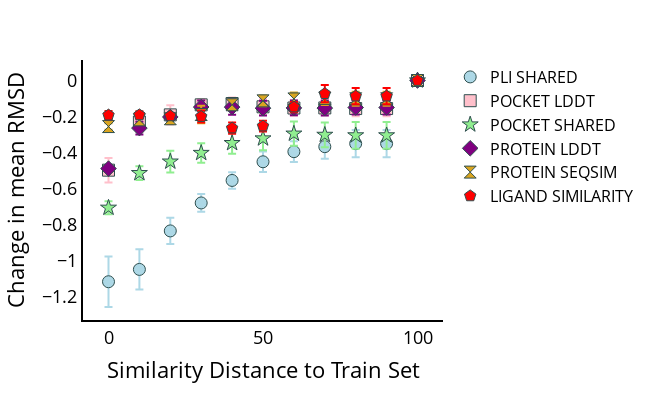

Notebook cell for this chart:
### Code cell
plot_leakage_vs_perfomance(df_report, analysis_Y='delRMSD')

### Figure 1 — Plotly figure (JSON) as saved in the notebook; plotly's stock layout.template omitted (floating-point values rounded to 4 significant figures)
{"data": [{"error_y": {"array": [0.1399, 0.1112, 0.07298, 0.04938, 0.04569, 0.05657, 0.05708, 0.0667, 0.07487, 0.07487, 0]}, "hovertemplate": "Metric=PLI SHARED<br>Similarity Distance to Train Set=%{x}<br>Change in mean RMSD=%{y}<extra></extra>", "legendgroup": "PLI SHARED", "marker": {"color": "lightblue", "line": {"color": "DarkSlateGrey", "width": 1}, "size": 12, "symbol": "circle"}, "mode": "markers", "name": "PLI SHARED", "orientation": "v", "showlegend": true, "type": "scatter", "x": [0, 10, 20, 30, 40, 50, 60, 70, 80, 90, 100], "xaxis": "x", "y": [-1.115, -1.046, -0.8331, -0.6782, -0.5535, -0.4502, -0.3942, -0.3664, -0.3496, -0.3496, 0], "yaxis": "y"}, {"error_y": {"array": [0.06798, 0.05346, 0.05313, 0.03229, 0.03321, 0.04151, 0.04303, 0.04116, 0.04234, 0.04234, 0]}, "hovertemplate": "Metric=POCKET LDDT<br>Similarity Distance to Train Set=%{x}<br>Change in mean RMSD=%{y}<extra></extra>", "legendgroup": "POCKET LDDT", "marker": {"color": "pink", "line": {"color": "DarkSlateGrey", "width": 1}, "size": 12, "symbol": "square"}, "mode": "markers", "name": "POCKET LDDT", "orientation": "v", "showlegend": true, "type": "scatter", "x": [0, 10, 20, 30, 40, 50, 60, 70, 80, 90, 100], "xaxis": "x", "y": [-0.4967, -0.23, -0.1903, -0.1348, -0.1274, -0.1457, -0.1523, -0.1519, -0.1554, -0.1554, 0], "yaxis": "y"}, {"error_y": {"array": [0.03601, 0.03845, 0.05985, 0.05431, 0.05847, 0.0655, 0.06709, 0.06811, 0.07396, 0.07396, 0]}, "hovertemplate": "Metric=POCKET SHARED<br>Similarity Distance to Train Set=%{x}<br>Change in mean RMSD=%{y}<extra></extra>", "legendgroup": "POCKET SHARED", "marker": {"color": "lightgreen", "line": {"color": "DarkSlateGrey", "width": 1}, "size": 12, "symbol": "star"}, "mode": "markers", "name": "POCKET SHARED", "orientation": "v", "showlegend": true, "type": "scatter", "x": [0, 10, 20, 30, 40, 50, 60, 70, 80, 90, 100], "xaxis": "x", "y": [-0.7049, -0.5131, -0.4494, -0.4015, -0.3468, -0.3211, -0.2945, -0.3011, -0.304, -0.304, 0], "yaxis": "y"}, {"error_y": {"array": [0.009097, 0.03543, 0.004855, 0.03631, 0.04188, 0.04099, 0.04107, 0.04154, 0.03826, 0.03826, 0]}, "hovertemplate": "Metric=PROTEIN LDDT<br>Similarity Distance to Train Set=%{x}<br>Change in mean RMSD=%{y}<extra></extra>", "legendgroup": "PROTEIN LDDT", "marker": {"color": "purple", "line": {"color": "DarkSlateGrey", "width": 1}, "size": 12, "symbol": "diamond"}, "mode": "markers", "name": "PROTEIN LDDT", "orientation": "v", "showlegend": true, "type": "scatter", "x": [0, 10, 20, 30, 40, 50, 60, 70, 80, 90, 100], "xaxis": "x", "y": [-0.4879, -0.2637, -0.202, -0.1472, -0.1474, -0.1533, -0.1519, -0.1527, -0.1497, -0.1497, 0], "yaxis": "y"}, {"error_y": {"array": [0.01796, 0.02373, 0.02932, 0.04832, 0.02708, 0.02926, 0.03619, 0.03682, 0.03837, 0.03837, 0]}, "hovertemplate": "Metric=PROTEIN SEQSIM<br>Similarity Distance to Train Set=%{x}<br>Change in mean RMSD=%{y}<extra></extra>", "legendgroup": "PROTEIN SEQSIM", "marker": {"color": "goldenrod", "line": {"color": "DarkSlateGrey", "width": 1}, "size": 12, "symbol": "hourglass"}, "mode": "markers", "name": "PROTEIN SEQSIM", "orientation": "v", "showlegend": true, "type": "scatter", "x": [0, 10, 20, 30, 40, 50, 60, 70, 80, 90, 100], "xaxis": "x", "y": [-0.2551, -0.218, -0.212, -0.1884, -0.1343, -0.1128, -0.1022, -0.09913, -0.1012, -0.1012, 0], "yaxis": "y"}, {"error_y": {"array": [0.02349, 0.0201, 0.00548, 0.03344, 0.03099, 0.02964, 0.02855, 0.0479, 0.04459, 0.04459, 0]}, "hovertemplate": "Metric=LIGAND SIMILARITY<br>Similarity Distance to Train Set=%{x}<br>Change in mean RMSD=%{y}<extra></extra>", "legendgroup": "LIGAND SIMILARITY", "marker": {"color": "red", "line": {"color": "DarkSlateGrey", "width": 1}, "size": 12, "symbol": "pentagon"}, "mode": "markers", "name": "LIGAND SIMILARITY", "orientation": "v", "showlegend": true, "type": "scatter", "x": [0, 10, 20, 30, 40, 50, 60, 70, 80, 90, 100], "xaxis": "x", "y": [-0.1918, -0.1906, -0.1959, -0.1996, -0.2636, -0.2524, -0.1471, -0.07298, -0.08646, -0.08646, 0], "yaxis": "y"}], "layout": {"font": {"size": 18}, "height": 400, "legend": {"font": {"color": "black", "size": 16}, "title": {}, "tracegroupgap": 0, "traceorder": "normal"}, "margin": {"t": 60}, "plot_bgcolor": "rgba(0, 0, 0, 0)", "width": 650, "xaxis": {"anchor": "y", "color": "black", "domain": [0, 1], "linecolor": "black", "linewidth": 2, "showline": true, "tickfont": {"size": 18}, "title": {"text": "Similarity Distance to Train Set"}}, "yaxis": {"anchor": "x", "color": "black", "domain": [0, 1], "linecolor": "black", "linewidth": 2, "showline": true, "tickfont": {"size": 18}, "title": {"text": "Change in mean RMSD"}}}}
